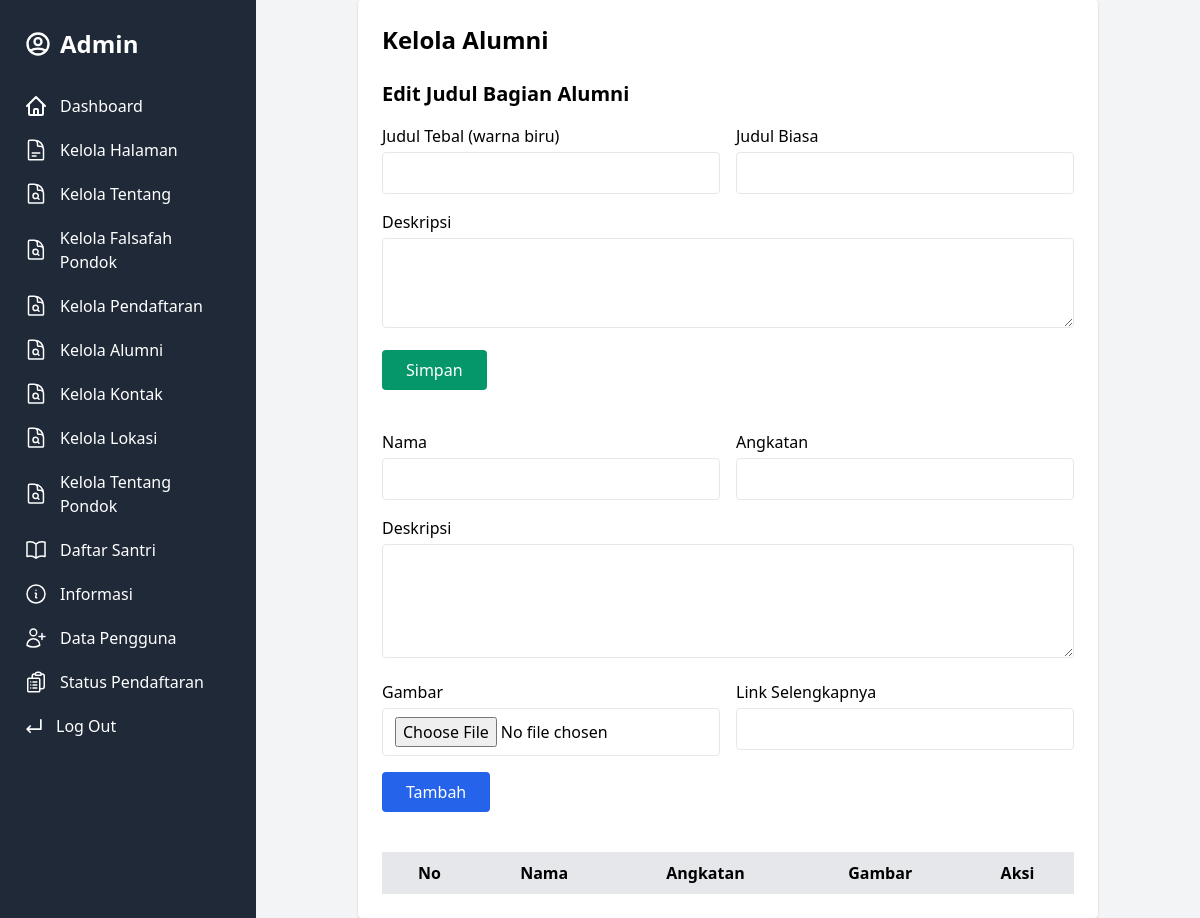
The app's page /admin/kelola_alumni.php (signed in), older data.
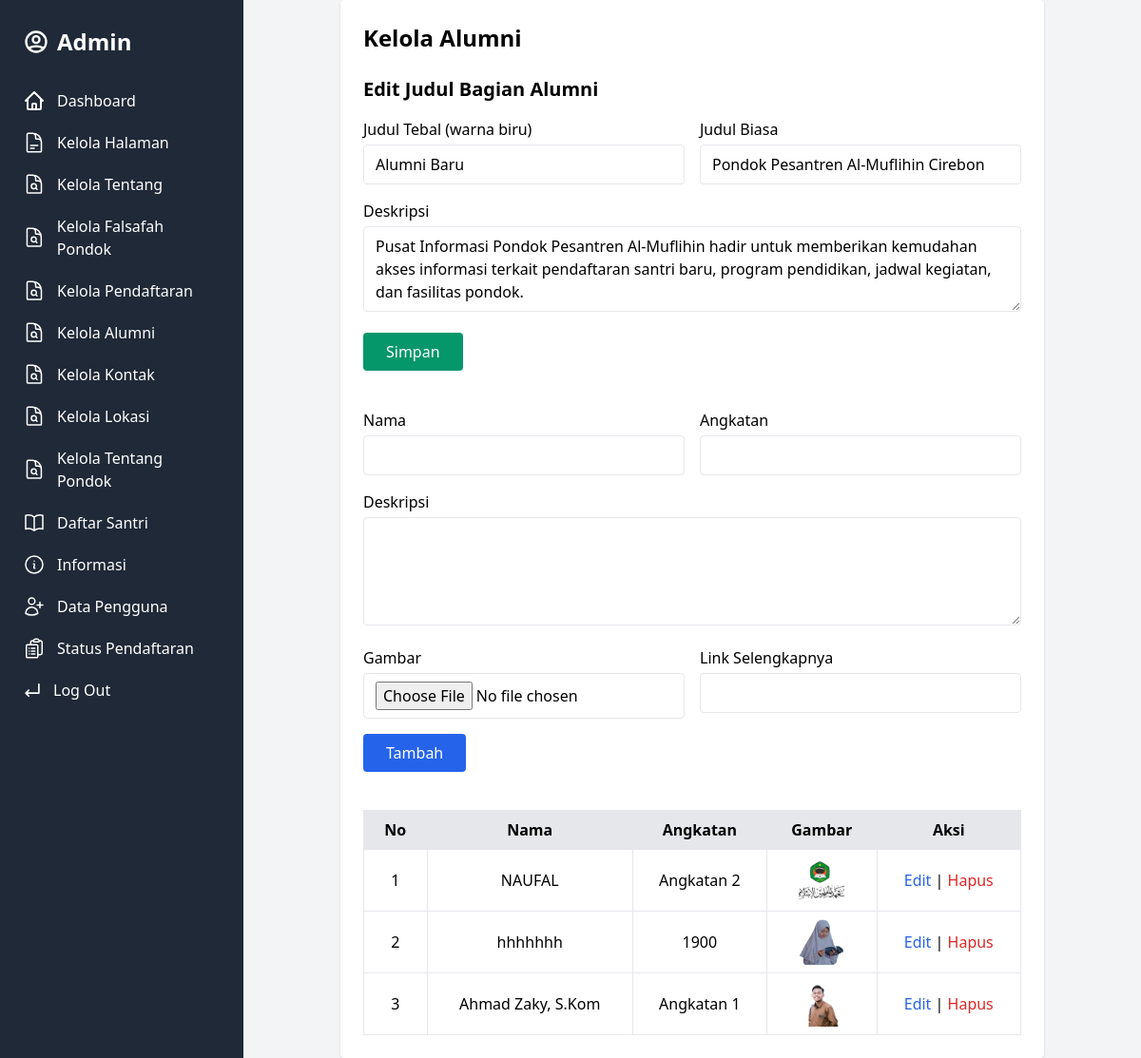
The same page, newer data.
### tables this page shows
CREATE TABLE `judul_alumni` (
  `id` int(11) NOT NULL,
  `judul_tebal` varchar(255) DEFAULT NULL,
  `judul_biasa` varchar(255) DEFAULT NULL,
  `deskripsi` text DEFAULT NULL
);

CREATE TABLE `alumni` (
  `id` int(11) NOT NULL,
  `nama` varchar(100) DEFAULT NULL,
  `angkatan` varchar(10) DEFAULT NULL,
  `deskripsi` text DEFAULT NULL,
  `gambar` varchar(255) DEFAULT NULL,
  `link_selengkapnya` varchar(255) DEFAULT NULL
);

### admin/kelola_alumni.php (the view, shortened to what the changed rows need)
<?php
include '../config.php';
$judulResult = $mysqli->query("SELECT * FROM judul_alumni LIMIT 1");
$judul = $judulResult->fetch_assoc();
$data = $mysqli->query("SELECT * FROM alumni ORDER BY id DESC");
?>
<?php
include '../sidebar.php';
?>
<!DOCTYPE html>
<html lang="id">
<head>
    <link href="https://cdn.jsdelivr.net/npm/tailwindcss@2.2.19/dist/tailwind.min.css" rel="stylesheet">
</head>
<body class="bg-gray-100 p-6">
    <div class="max-w-5xl mx-auto bg-white p-6 rounded shadow">
        <h1 class="text-2xl font-bold mb-6">Kelola Alumni</h1>
        <div class="mb-10">
            <h2 class="text-xl font-semibold mb-4">Edit Judul Bagian Alumni</h2>
            <form action="" method="post" class="grid md:grid-cols-2 gap-4">
                <div>
                    <label class="block mb-1 font-medium">Judul Tebal (warna biru)</label>
                    <input type="text" name="judul_tebal" value="<?= $judul['judul_tebal'] ?? '' ?>"
                        class="w-full border px-3 py-2 rounded" required>
                </div>
                <div>
                    <label class="block mb-1 font-medium">Judul Biasa</label>
                    <input type="text" name="judul_biasa" value="<?= $judul['judul_biasa'] ?? '' ?>"
                        class="w-full border px-3 py-2 rounded" required>
                </div>
                <div class="md:col-span-2">
                    <label class="block mb-1 font-medium">Deskripsi</label>
                    <textarea name="deskripsi_judul" rows="3"
                        class="w-full border px-3 py-2 rounded"><?= $judul['deskripsi'] ?? '' ?></textarea>
                </div>
            </form>
        </div>
        <div class="overflow-x-auto">
            <table class="w-full table-auto border-collapse">
                <thead class="bg-gray-200">
                    <tr>
                        <th class="px-4 py-2 border">No</th>
                        <th class="px-4 py-2 border">Nama</th>
                        <th class="px-4 py-2 border">Angkatan</th>
                        <th class="px-4 py-2 border">Gambar</th>
                        <th class="px-4 py-2 border">Aksi</th>
                    </tr>
                </thead>
                <tbody>
                    <?php $no = 1;
                    foreach ($data as $row): ?>
                        <tr class="text-center">
                            <td class="border px-4 py-2"><?= $no++ ?></td>
                            <td class="border px-4 py-2"><?= $row['nama'] ?></td>
                            <td class="border px-4 py-2"><?= $row['angkatan'] ?></td>
                            <td class="border px-4 py-2">
                                <img src="../dist/img/<?= $row['gambar'] ?>" alt="foto"
                                    class="w-12 h-12 mx-auto object-cover rounded">
                            </td>
                            <td class="border px-4 py-2">
                                <a href="?edit=<?= $row['id'] ?>" class="text-blue-600 hover:underline">Edit</a> |
                                <a href="?hapus=<?= $row['id'] ?>" class="text-red-600 hover:underline"
                                    onclick="return confirm('Yakin ingin menghapus?')">Hapus</a>
                            </td>
                        </tr>
                    <?php endforeach; ?>
                </tbody>
            </table>
        </div>
    </div>
</body>
</html>

Row changes from the older to the newer data that the page shows:
added judul_alumni: judul_tebal "Alumni Baru", judul_biasa "Pondok Pesantren Al-Muflihin Cirebon", deskripsi_judul "Pusat Informasi Pondok Pesantren Al-Muflihin hadir untuk memberikan kemudahan akses informasi terkait pendaftaran santri baru, program pendidikan, jadwal kegiatan, dan fasilitas pondok."
added alumni: nama "NAUFAL", angkatan "Angkatan 2", gambar (picture)
added alumni: nama "hhhhhhh", angkatan "1900", gambar (picture)
added alumni: nama "Ahmad Zaky, S.Kom", angkatan "Angkatan 1", gambar (picture)
